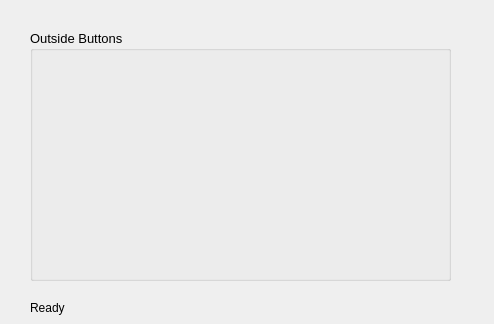
<?xml version="1.0" encoding="UTF-8"?>
<ui version="4.0">
 <class>outsideClass</class>
 <widget class="QWidget" name="outsideClass">
  <property name="geometry">
   <rect>
    <x>0</x>
    <y>0</y>
    <width>494</width>
    <height>324</height>
   </rect>
  </property>
  <property name="windowTitle">
   <string>outside</string>
  </property>
  <widget class="QGroupBox" name="groupBox">
   <property name="geometry">
    <rect>
     <x>30</x>
     <y>30</y>
     <width>421</width>
     <height>251</height>
    </rect>
   </property>
   <property name="font">
    <font>
     <pointsize>10</pointsize>
    </font>
   </property>
   <property name="title">
    <string>Outside Buttons</string>
   </property>
   <property name="flat">
    <bool>false</bool>
   </property>
  </widget>
  <widget class="QLabel" name="label">
   <property name="geometry">
    <rect>
     <x>30</x>
     <y>300</y>
     <width>511</width>
     <height>16</height>
    </rect>
   </property>
   <property name="text">
    <string>Ready</string>
   </property>
  </widget>
 </widget>
 <layoutdefault spacing="6" margin="11"/>
 <resources/>
 <connections/>
</ui>
